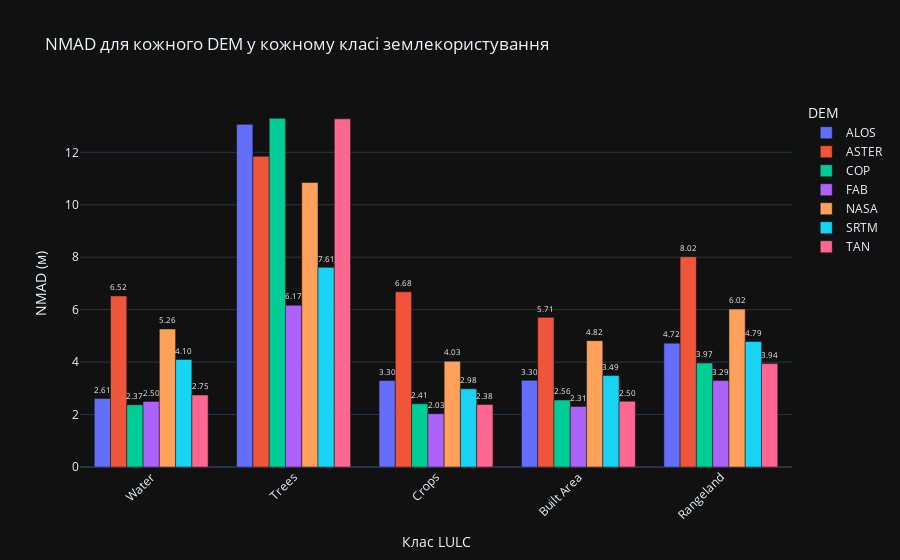

Notebook source saved alongside this figure:
### Code cell
import pandas as pd
import plotly.express as px

# 🔁 Перетворимо grouped у long-format для всіх DEM
nmad_columns = [
    "nmad_alos", "nmad_aster", "nmad_cop",
    "nmad_fab", "nmad_nasa", "nmad_srtm", "nmad_tan"
]

grouped_long = grouped.melt(
    id_vars=["lulc_class", "name"],  # залишаємо інфу про LULC
    value_vars=nmad_columns,
    var_name="DEM",
    value_name="NMAD"
)

# 🧼 Форматуємо назви DEM
grouped_long["DEM"] = grouped_long["DEM"].str.replace("nmad_", "").str.upper()

# 🧾 Побудова графіка
fig = px.bar(
    grouped_long,
    x="name",
    y="NMAD",
    color="DEM",
    barmode="group",
    text="NMAD",
    title=" NMAD для кожного DEM у кожному класі землекористування",
    labels={"name": "Клас LULC", "NMAD": "NMAD (м)", "DEM": "DEM"}
)

# 🔧 Додаткове форматування
fig.update_traces(texttemplate='%{text:.2f}', textposition='outside')
fig.update_layout(
    xaxis_tickangle=-45,
    uniformtext_minsize=8,
    uniformtext_mode='hide'
)

fig.show()

### Figure 1 — Plotly figure (JSON) as saved in the notebook; plotly's stock layout.template omitted (floating-point values rounded to 4 significant figures)
{"data": [{"alignmentgroup": "True", "hovertemplate": "DEM=ALOS<br>Клас LULC=%{x}<br>NMAD (м)=%{text}<extra></extra>", "legendgroup": "ALOS", "marker": {"color": "#636efa", "pattern": {"shape": ""}}, "name": "ALOS", "offsetgroup": "ALOS", "orientation": "v", "showlegend": true, "text": [2.613, 13.07, 3.296, 3.303, 4.723], "textposition": "outside", "x": ["Water", "Trees", "Crops", "Built Area", "Rangeland"], "xaxis": "x", "y": [2.613, 13.07, 3.296, 3.303, 4.723], "yaxis": "y", "type": "bar", "texttemplate": "%{text:.2f}"}, {"alignmentgroup": "True", "hovertemplate": "DEM=ASTER<br>Клас LULC=%{x}<br>NMAD (м)=%{text}<extra></extra>", "legendgroup": "ASTER", "marker": {"color": "#EF553B", "pattern": {"shape": ""}}, "name": "ASTER", "offsetgroup": "ASTER", "orientation": "v", "showlegend": true, "text": [6.524, 11.85, 6.679, 5.706, 8.018], "textposition": "outside", "x": ["Water", "Trees", "Crops", "Built Area", "Rangeland"], "xaxis": "x", "y": [6.524, 11.85, 6.679, 5.706, 8.018], "yaxis": "y", "type": "bar", "texttemplate": "%{text:.2f}"}, {"alignmentgroup": "True", "hovertemplate": "DEM=COP<br>Клас LULC=%{x}<br>NMAD (м)=%{text}<extra></extra>", "legendgroup": "COP", "marker": {"color": "#00cc96", "pattern": {"shape": ""}}, "name": "COP", "offsetgroup": "COP", "orientation": "v", "showlegend": true, "text": [2.374, 13.29, 2.41, 2.557, 3.967], "textposition": "outside", "x": ["Water", "Trees", "Crops", "Built Area", "Rangeland"], "xaxis": "x", "y": [2.374, 13.29, 2.41, 2.557, 3.967], "yaxis": "y", "type": "bar", "texttemplate": "%{text:.2f}"}, {"alignmentgroup": "True", "hovertemplate": "DEM=FAB<br>Клас LULC=%{x}<br>NMAD (м)=%{text}<extra></extra>", "legendgroup": "FAB", "marker": {"color": "#ab63fa", "pattern": {"shape": ""}}, "name": "FAB", "offsetgroup": "FAB", "orientation": "v", "showlegend": true, "text": [2.501, 6.171, 2.032, 2.311, 3.294], "textposition": "outside", "x": ["Water", "Trees", "Crops", "Built Area", "Rangeland"], "xaxis": "x", "y": [2.501, 6.171, 2.032, 2.311, 3.294], "yaxis": "y", "type": "bar", "texttemplate": "%{text:.2f}"}, {"alignmentgroup": "True", "hovertemplate": "DEM=NASA<br>Клас LULC=%{x}<br>NMAD (м)=%{text}<extra></extra>", "legendgroup": "NASA", "marker": {"color": "#FFA15A", "pattern": {"shape": ""}}, "name": "NASA", "offsetgroup": "NASA", "orientation": "v", "showlegend": true, "text": [5.261, 10.85, 4.034, 4.816, 6.022], "textposition": "outside", "x": ["Water", "Trees", "Crops", "Built Area", "Rangeland"], "xaxis": "x", "y": [5.261, 10.85, 4.034, 4.816, 6.022], "yaxis": "y", "type": "bar", "texttemplate": "%{text:.2f}"}, {"alignmentgroup": "True", "hovertemplate": "DEM=SRTM<br>Клас LULC=%{x}<br>NMAD (м)=%{text}<extra></extra>", "legendgroup": "SRTM", "marker": {"color": "#19d3f3", "pattern": {"shape": ""}}, "name": "SRTM", "offsetgroup": "SRTM", "orientation": "v", "showlegend": true, "text": [4.102, 7.613, 2.981, 3.486, 4.787], "textposition": "outside", "x": ["Water", "Trees", "Crops", "Built Area", "Rangeland"], "xaxis": "x", "y": [4.102, 7.613, 2.981, 3.486, 4.787], "yaxis": "y", "type": "bar", "texttemplate": "%{text:.2f}"}, {"alignmentgroup": "True", "hovertemplate": "DEM=TAN<br>Клас LULC=%{x}<br>NMAD (м)=%{text}<extra></extra>", "legendgroup": "TAN", "marker": {"color": "#FF6692", "pattern": {"shape": ""}}, "name": "TAN", "offsetgroup": "TAN", "orientation": "v", "showlegend": true, "text": [2.747, 13.28, 2.381, 2.504, 3.942], "textposition": "outside", "x": ["Water", "Trees", "Crops", "Built Area", "Rangeland"], "xaxis": "x", "y": [2.747, 13.28, 2.381, 2.504, 3.942], "yaxis": "y", "type": "bar", "texttemplate": "%{text:.2f}"}], "layout": {"xaxis": {"anchor": "y", "domain": [0.0, 1.0], "title": {"text": "Клас LULC"}, "tickangle": -45}, "yaxis": {"anchor": "x", "domain": [0.0, 1.0], "title": {"text": "NMAD (м)"}}, "legend": {"title": {"text": "DEM"}, "tracegroupgap": 0}, "title": {"text": " NMAD для кожного DEM у кожному класі землекористування"}, "barmode": "group", "uniformtext": {"minsize": 8, "mode": "hide"}}}
